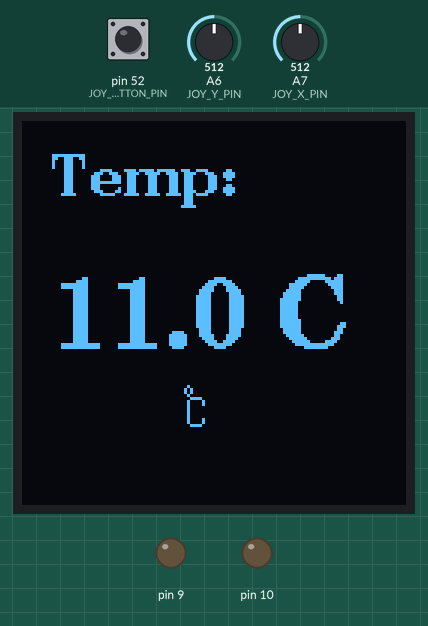
Simulated run of this sketch. Board: Arduino Mega 2560, built with avr-gcc and run on an emulated ATmega2560. Shown: 128×128 one-colour display, output pins drawn as LEDs (lit = HIGH). The test bench sets the inputs (shaded band); at power-on: A6 (JOY_Y_PIN) = 512, pin 52 (JOY_BUTTON_PIN) HIGH, A7 (JOY_X_PIN) = 512.

Above: at 1.5 s.
1.6 s: A6 (JOY_Y_PIN) set to 716
At 3.5 s:
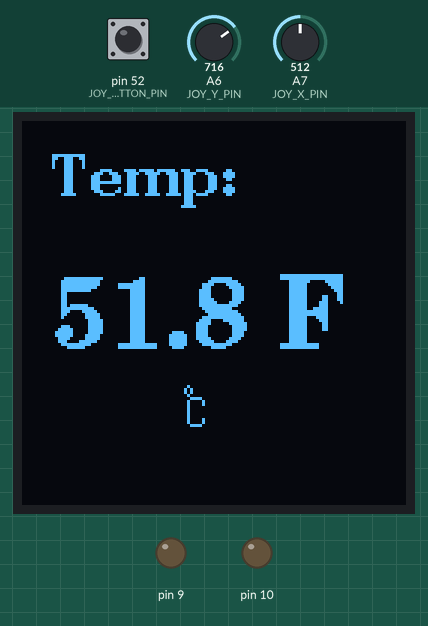
5.0 s: A6 (JOY_Y_PIN) set to 622
6.6 s: A6 (JOY_Y_PIN) set to 601
8.2 s: A6 (JOY_Y_PIN) set to 306
At 10.2 s:
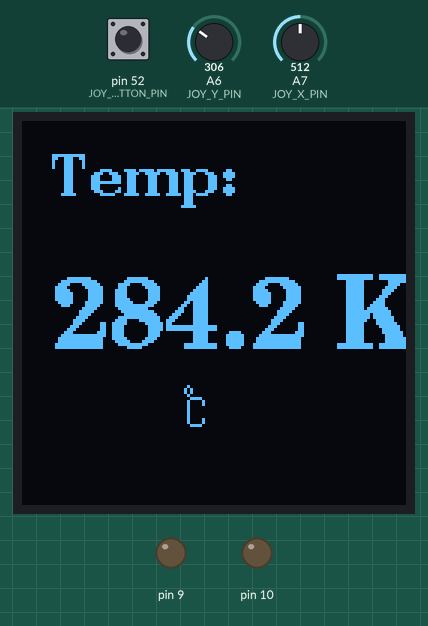
11.6 s: A6 (JOY_Y_PIN) set to 511
Timing chart, 0 to 14.4 s (numbered marks = the images above; inputs shaded):
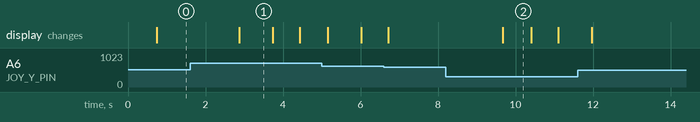

Measured:
- after the input at 1.6 s, the display: changes after 1.3 s (image 1)
- after the input at 8.2 s, the display: changes after 1.5 s (image 2)
- what the display in image 1 shows lasts 0.8 s, from 2.9 s to 3.7 s
- what the display in image 2 shows lasts 0.7 s, from 9.7 s to 10.4 s

The sketch:

sensors-with-joystick.ino
```cpp
#include <OneWire.h>
#include <DallasTemperature.h>
#include <U8g2lib.h>

#define ONE_WIRE_BUS 2
OneWire oneWire(ONE_WIRE_BUS);
DallasTemperature sensors(&oneWire);

U8G2_SSD1327_MIDAS_128X128_1_HW_I2C u8g2(U8G2_R0, /* reset=*/U8X8_PIN_NONE);

enum TemperatureUnit {
  CELSIUS,
  FAHRENHEIT,
  KELVIN
};
TemperatureUnit tempUnit = CELSIUS;

#define JOY_X_PIN A7
#define JOY_Y_PIN A6
#define JOY_BUTTON_PIN 52

#define JOY_CENTER 512
#define JOY_DEADZONE 100

#define DEBOUNCE_DELAY 10          // Debounce time in milliseconds
unsigned long lastSwitchTime = 0;


void u8g2_prepare(void) {
  u8g2.setFont(u8g2_font_ncenB14_tr);
  u8g2.setFontRefHeightExtendedText();
  u8g2.setDrawColor(1);
  u8g2.setFontPosTop();
  u8g2.setFontDirection(0);
}

void draw_temperature(float temperature) {
  float tempToDisplay;

  switch (tempUnit) {
    case FAHRENHEIT:
      tempToDisplay = temperature * 1.8 + 32.0;
      break;
    case KELVIN:
      tempToDisplay = temperature + 273.15;
      break;
    default:
      tempToDisplay = temperature;
  }

  u8g2_prepare();
  u8g2.setCursor(10, 10);
  u8g2.print("Temp:");

  u8g2.setFont(u8g2_font_ncenB24_tr);
  u8g2.setCursor(10, 50);
  u8g2.print(tempToDisplay, 1);

  switch (tempUnit) {
    case FAHRENHEIT:
      u8g2.print(" °F");
      break;
    case KELVIN:
      u8g2.print(" K");
      break;
    default:
      u8g2.print(" °C");
      break;
  }

  u8g2.setFont(u8g2_font_unifont_t_symbols);
  u8g2.drawUTF8(54, 90, "℃");
}

void setup(void) {
  pinMode(10, OUTPUT);
  pinMode(9, OUTPUT);
  digitalWrite(10, 0);
  digitalWrite(9, 0);
  pinMode(JOY_BUTTON_PIN, INPUT_PULLUP);
  u8g2.begin();
  sensors.begin();
  Serial.begin(9600);
  u8g2_prepare();
}

void loop(void) {
  float temperature = 11.01;

  int joyX = analogRead(JOY_X_PIN);
  int joyY = analogRead(JOY_Y_PIN);
  int joyButton = digitalRead(JOY_BUTTON_PIN);


  if ((joyY > JOY_CENTER + JOY_DEADZONE) || (joyX > JOY_CENTER + JOY_DEADZONE)) {
    if ((millis() - lastSwitchTime) > DEBOUNCE_DELAY) {
      lastSwitchTime = millis();
      switch (tempUnit) {
        case CELSIUS:
          tempUnit = FAHRENHEIT;
          break;
        case FAHRENHEIT:
          tempUnit = KELVIN;
          break;
        case KELVIN:
          tempUnit = CELSIUS;
          break;
      }
    }
  }
  else if ((joyY < JOY_CENTER - JOY_DEADZONE) || (joyX < JOY_CENTER - JOY_DEADZONE)) {
    if ((millis() - lastSwitchTime) > DEBOUNCE_DELAY) {
      lastSwitchTime = millis();
      switch (tempUnit) {
        case CELSIUS:
          tempUnit = KELVIN;
          break;
        case FAHRENHEIT:
          tempUnit = CELSIUS;
          break;
        case KELVIN:
          tempUnit = FAHRENHEIT;
          break;
      }
    }
  }

  u8g2.firstPage();
  do {
    draw_temperature(temperature);
  } while (u8g2.nextPage());
}
```
